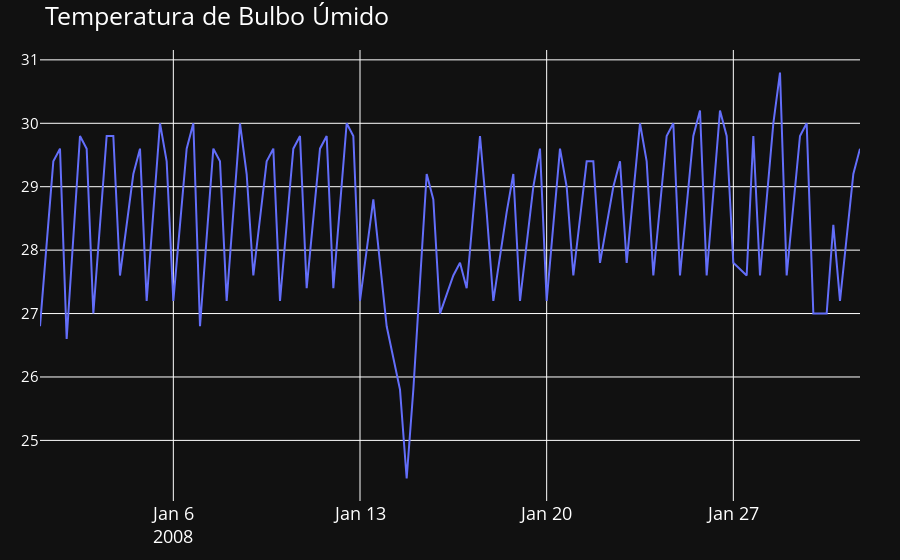

Here is the notebook cell this chart was saved with:
### Code cell
fig = go.Figure([go.Scatter(x=df['2008-01'].index, y=df['TempBulboSeco']['2008-01'])])
fig.update_layout(title="Temperatura de Bulbo Úmido",
                    margin = dict(l=40,r=40,t=50,b=40),
                    plot_bgcolor = '#111111',
                    paper_bgcolor=  '#111111',
                    font =dict(
                            color = 'white',
                            size=18
                    ),
                    yaxis = dict(
                        tickfont = dict(size=15)        
                    )
                )
fig.show()
